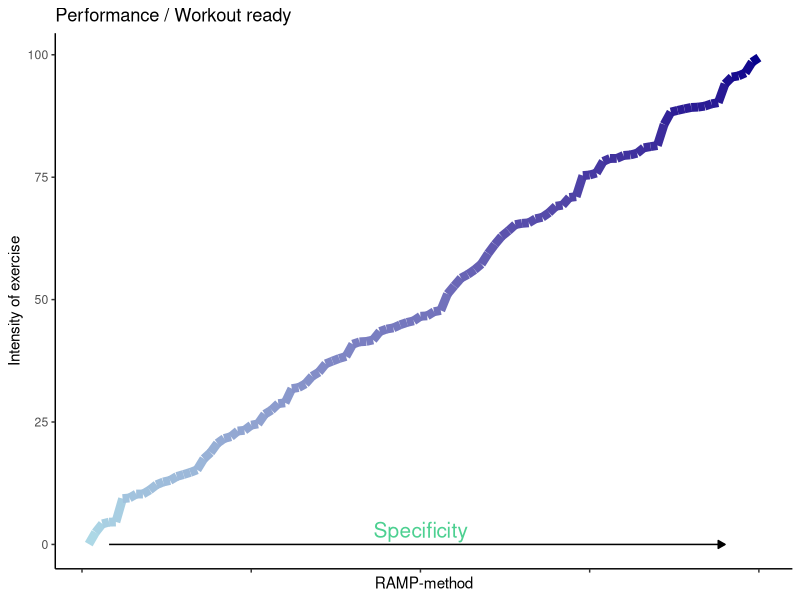
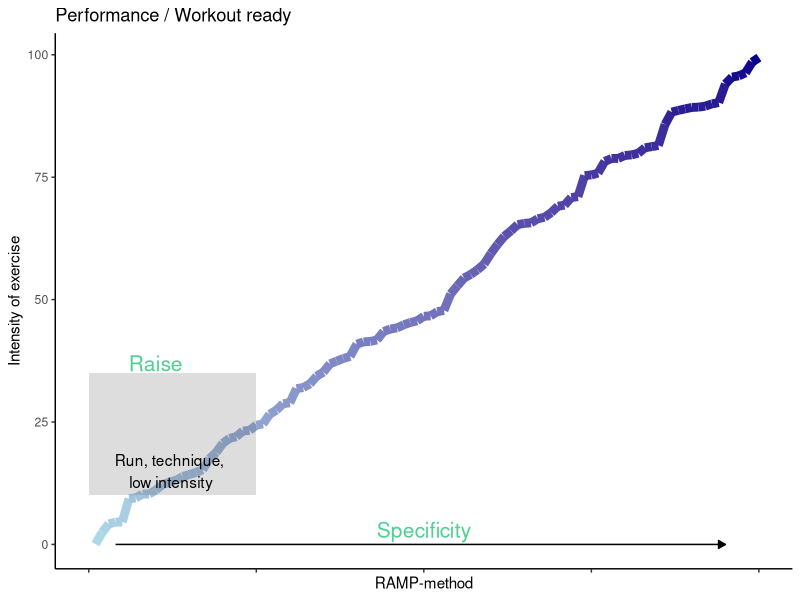
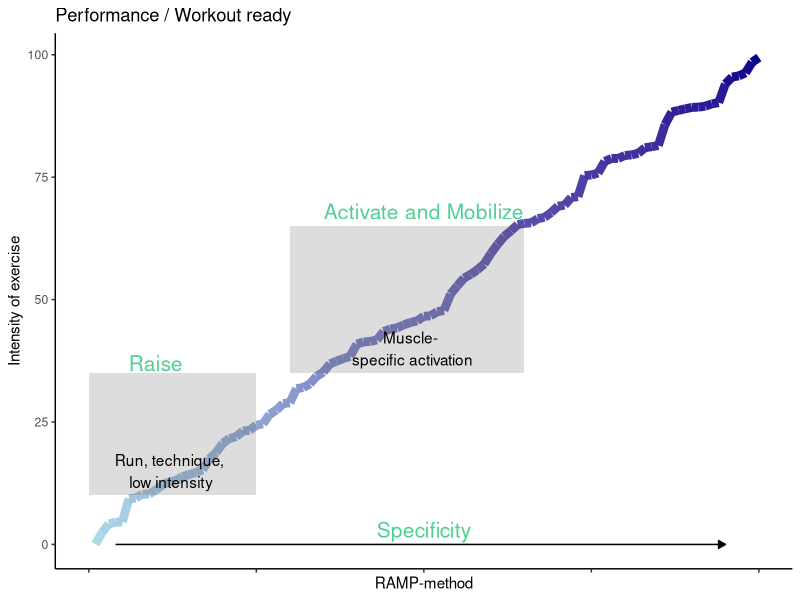
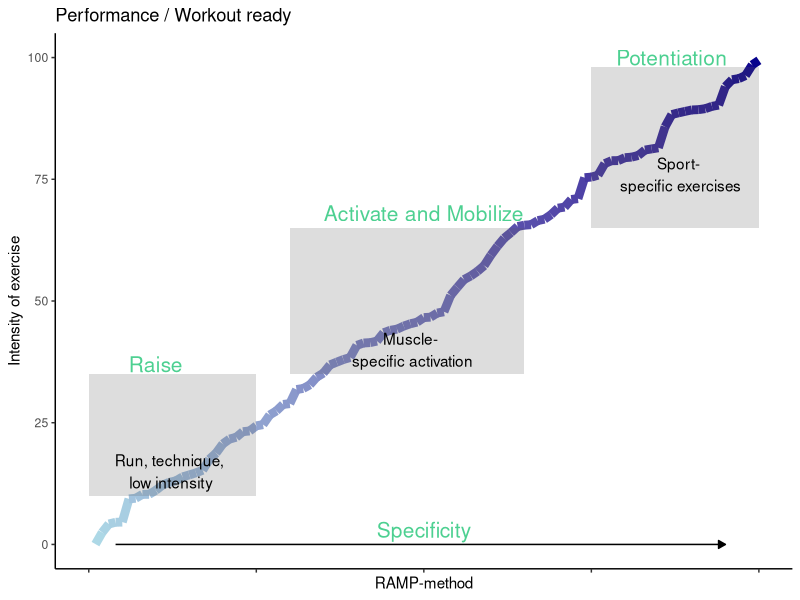

Source code (R) for these figures, in order:
## ---- chunk 1
library(tidyverse)
library(ggplot2)
## ---- chunk 2
#| echo: false
#| message: false
#| warning: false
#| fig-align: center
#| fig-height: 6.5
#| fig-width: 6.5


library(tidyverse)

# Simulate some data
set.seed(123)
df <- data.frame(
  x = 1:100,
  y = sort(runif(100, 0, 100))) |> 
  
  mutate(RAMP = ifelse(x == 10, "RAISE",
                       ifelse(x == 50, "Activate and Mobilize",
                              ifelse(x == 85, "Potentiation",x)))) 
  
# Create the ggplot
RAMP <- ggplot(df, aes(x = x, y = y, color = y)) +
  
  geom_line(size = 3) +
  scale_color_gradient(low = "lightblue", high = "darkblue") +
  
  labs(title = "Performance / Workout ready",
       x = "RAMP-method",
       y = "Intensity of exercise",
       color = "Y Value") +
  
  
  
  # add arrow line
  annotate(
  geom = "segment", x = 4, y = 0, xend = 95, yend = 0, 
   arrow = arrow(length = unit(2, "mm"), type="closed")) +
   annotate("text", x=50, y=3, label="Specificity", colour="#4DD091", size=5.3) +
  
  
  theme_classic() +
  theme(axis.text.x = element_blank(),
        legend.position = "none")

  

RAMP


## ---- chunk 3
#| echo: false
#| message: false
#| warning: false
#| fig-align: center
#| fig-height: 6.5
#| fig-width: 6.5


library(tidyverse)


# Simulate some data
set.seed(123)
df <- data.frame(
  x = 1:100,
  y = sort(runif(100, 0, 100))) |> 
  
  mutate(RAMP = ifelse(x == 10, "RAISE",
                       ifelse(x == 50, "Activate and Mobilize",
                              ifelse(x == 85, "Potentiation",x)))) 
  
# Create the ggplot
RAMP +
  annotate("text", x=10, y=37, label="Raise", colour="#4DD091", size=5.3) +
  annotate("rect", xmin = 0, xmax = 25, ymin = 10, ymax = 35,
  alpha = .2) +
  annotate("text", x=12, y=15, label="Run, technique,\n low intensity") 
  
 

  


## ---- chunk 4
#| echo: false
#| message: false
#| warning: false
#| fig-align: center
#| fig-height: 6.5
#| fig-width: 6.5


RAMP +
  # Raise
  annotate("text", x=10, y=37, label="Raise", colour="#4DD091", size=5.3) +
  annotate("rect", xmin = 0, xmax = 25, ymin = 10, ymax = 35,
  alpha = .2) +
  annotate("text", x=12, y=15, label="Run, technique,\n low intensity") +
  
  # Activate
  annotate("text", x=50, y=68, label="Activate and Mobilize", colour="#4DD091", size=5.3) +
  annotate("rect", xmin = 30, xmax = 65, ymin = 35, ymax = 65,
  alpha = .2)+
  annotate("text", x=48, y=40, label="Muscle-\n specific activation") 
  
  
  
  
## ---- chunk 5
#| echo: false
#| message: false
#| warning: false
#| fig-align: center
#| fig-height: 6.5
#| fig-width: 6.5


RAMP +
# Raise
  annotate("text", x=10, y=37, label="Raise", colour="#4DD091", size=5.3) +
  annotate("rect", xmin = 0, xmax = 25, ymin = 10, ymax = 35,
  alpha = .2) +
  annotate("text", x=12, y=15, label="Run, technique,\n low intensity") +
  
  # Activate
  annotate("text", x=50, y=68, label="Activate and Mobilize", colour="#4DD091", size=5.3) +
  annotate("rect", xmin = 30, xmax = 65, ymin = 35, ymax = 65,
  alpha = .2)+
  annotate("text", x=48, y=40, label="Muscle-\n specific activation") +
  
  # Potentiate
  annotate("text", x=87, y=100, label="Potentiation", colour="#4DD091", size=5.3) +
  annotate("rect", xmin = 75, xmax = 100, ymin = 65, ymax = 98,
  alpha = .2) +
  annotate("text", x=88, y=76, label="Sport-\n specific exercises") 
  
